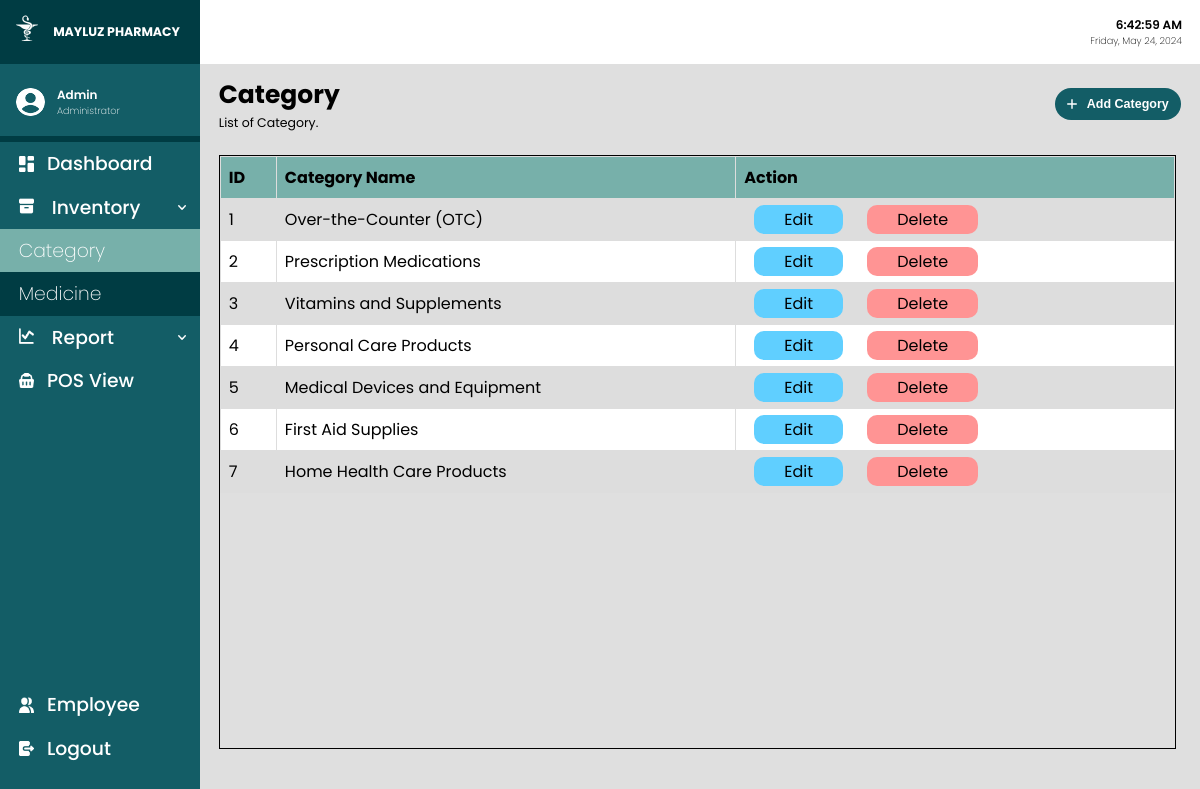
/category.php (signed in), run on the app's committed database.
### tables this page shows
CREATE TABLE `category` (
  `categoryID` int(10) NOT NULL,
  `categoryName` varchar(50) NOT NULL
);

### category.php (the view, shortened to what this page needs)
<?php
include('connect.php');
?>
<!DOCTYPE html>
<html lang="en">
<head>
    <link rel="stylesheet" href="css/main.css">
    <link rel="stylesheet" href="css/global.css">
</head>
<body onload="whenActive()">
    <div class="container">
        <?php include('sidebar.php') ?>
        <div class="main">
            <div class="header">
                <div class="timendate">
                    <p class="datime">00:00:00 AM</p>
                    <p class="dadate">Monday, June 12, 2003</p>
                </div>
            </div>
            <div class="content">
                <div class="directory">
                    <div class="directoryinfo">
                        <h1> Category </h1>
                        <p> List of Category. </p>
                    </div>
                    <div class="addbtn">
                        <button class="addbtn" onclick="addMedicine()"><img src="images/add.svg"> Add Category </button>
                    </div>
                </div>
                <div class="subcontent">
                    <div class="contentTable">
                        <table class="rowNumbers">
                            <tr>
                                <th> ID </th>
                                <th> Category Name </th>
                                <th> Action </th>
                            </tr>
                            <?php
                            $fetchCategory = "SELECT * FROM category";
                            $exec = mysqli_query($conn, $fetchCategory);
                            while ($rowCategory = mysqli_fetch_array($exec)) {
                                echo "<tr>";
                                echo "<td>" . $rowCategory['categoryID'] . "</td>";
                                echo "<td>" . $rowCategory['categoryName'] . "</td>";
                                echo "<td> <a class='editBtn' href='editCategory.php?categoryID=$rowCategory[0]'>Edit</a>
                                <a class='deltBtn' href='delete.php?categoryID=$rowCategory[0]'>Delete</a></td>";
                                echo "</tr>";
                            }
                            ?>
                        </table>
                    </div>
                </div>
            </div>
        </div>
    </div>
</body>
</html>

### sidebar.php (shortened to what this page needs)
<div class="sidebar">
    <div class="sidebarheader">
        <div class="logoheader">
            <img src="images/logo.svg" alt="logo" draggable="false" />
        </div>
        <div class="companyname">
            <a href='dashboard.php'> MAYLUZ PHARMACY </a>
        </div>
    </div>
    <div class="userbox">
        <div class="profileimage">
            <img class="userprofile" src="images/User1.png" alt="profile" draggable="false">
        </div>
        <div class="profilename">
            <div class="usernamebox">
                <p class="username">
                    <?php echo $_SESSION['user'] ?>
                </p>
            </div>
            <p class="userposition">
                <?php echo $_SESSION['position'] ?>
            </p>
        </div>
    </div>
    <div>
        <?php $currentPage = basename($_SERVER['REQUEST_URI']); ?>
        <ul class="sidebar-links">
            <div>
                <li class="nav-link">
                    <a href="dashboard.php" <?php if ($currentPage === "dashboard.php") { ?> class="active-link" <?php } ?>>
                        <img src="images/dashb.png" alt="dashboardIcon">
                        <span class="nav-text"> Dashboard </span>
                    </a>
                </li>
                <li class="nav-link dropdown">
                    <a href="#" class="dropdown-btn">
                        <div>
                            <img src="images/inventory.png" alt="dashboardIcon">
                            <span class="nav-text"> Inventory </span>
                        </div>
                        <img class="dropdownicon" src="images/downnicon2.png">
                    </a>
                    <div class="dropdown-container">
                        <a href="category.php" <?php if ($currentPage === "category.php") { ?> class="active-link" <?php } ?>>Category</a>
                        <a href="medicine.php" <?php if ($currentPage === "medicine.php") { ?> class="active-link" <?php } ?>>Medicine</a>
                    </div>
                </li>
                <li class="nav-link dropdown">
                    <a href="#" class="dropdown-btn">
                        <div>
                            <img src="images/report.png" alt="dashboardIcon">
                            <span class="nav-text"> Report </span>
                        </div>
                        <img class="dropdownicon" src="images/downnicon2.png">
                    </a>
                </li>
                <li class="nav-link">
                    <a href="pos.php">
                        <img src="images/pos.png" alt="dashboardIcon">
                        <span class="nav-text"> POS View </span>
                    </a>
                </li>
            </div>
            <div>
                <li class="nav-link">
                    <a href="employee.php" <?php if ($currentPage === "employee.php") { ?> class="active-link" <?php } ?>>
                        <img src="images/people.png" alt="dashboardIcon">
                        <span class="nav-text"> Employee </span>
                    </a>
                </li>
                <li class="nav-link">
                    <a href="logout.php">
                        <img src="images/logouticon.png" alt="logoutIcon">
                        <span class="nav-text"> Logout </span>
                    </a>
                </li>
            </div>
        </ul>
    </div>
</div>

### css/main.css (style rules this page uses)
.container { display: flex; position: relative; flex-direction: row; width: 100vw; height: 100vh; }
.main { flex-direction: column; background-color: #dfdfdf; width: 100vw; height: 100vh; display: flex; position: relative; }
.header { background-color: #fff; color: black; display: flex; justify-content: space-between; align-items: center; height: 8vh; }
.content { height: 78.06vh; }
.directory { padding-left: 1.5625vw; padding-right: 1.5625vw; padding-top: 0.9895833333333334vw; padding-bottom: 0.9375vw; font-size: 1.0416666666666667vw; display: flex; flex-direction: row; justify-content: space-between; align-items: center; }
.directory .directoryinfo { display: flex; flex-direction: column; }
.directoryinfo h1 { display: flex; flex-direction: row; }
.subcontent { padding-left: 1.5625vw; padding-top: 0.9895833333333334vw; padding-right: 2vw; }
.addbtn { display: flex; flex-direction: row; }
.addbtn button { font-size: 1.0416666666666667vw; font-weight: 600; background-color: #135d66; border: none; padding: 0.78125vw 1.0416666666666667vw; display: flex; align-items: center; border-radius: 1.5625vw; color: white; cursor: pointer; }
.addbtn button img { margin-right: 0.78125vw; width: 0.8291666666666666vw; height: 0.8291666666666666vw; }
.contentTable { overflow-x: hidden; overflow-y: auto; height: 74vh; border: 1px solid black; }
.contentTable table { background-color: white; border-collapse: collapse; width: 100%; }
.contentTable table td, .contentTable table th { padding: 8px; text-align: left; border: 1px solid #dddddd; }
.editBtn, .deltBtn { border-radius: 10px; padding: 3px 30px; margin: 0px 10px; cursor: pointer; border: none; text-decoration: none; color: #000; }
.editBtn { background-color: rgb(96, 207, 255); }
.deltBtn { background-color: rgb(255, 148, 148); }
.contentTable table th { background-color: #77b0aa; position: sticky; top: 0; }
.contentTable table tr:nth-child(even) { background-color: #dddddd; }
.sidebar { background-color: #135d66; color: white; width: 20vw; height: 100vh; display: flex; flex-direction: column; }
.sidebarheader { background-color: #003c43; height: 8vh; cursor: pointer; }
.sidebarheader { position: relative; display: flex; align-items: center; }
.sidebarheader .logoheader img { width: 2.34375vw; height: 2.34375vw; margin-left: 1.0416666666666667vw; margin-right: 1.0416666666666667vw; }
.companyname { font-weight: 700; font-size: 1.0416666666666667vw; }
.companyname a { text-decoration: none; color: #fff; }
.userbox { border-bottom: 0.5208333333333334vw solid #003c43; color: white; padding: 1.5vw 2vh; margin-top: 0.5vh; justify-content: center; align-items: center; user-select: none; }
.userbox, .usernamebox { display: flex; flex-direction: row; }
.sidebar-links { font-size: 1.5625vw; font-weight: 500; height: 78.5vh; display: flex; flex-direction: column; justify-content: space-between; }
.sidebar-links li a { padding: 0.6vw 1.5625vw; color: #fff; text-decoration: none; display: flex; align-items: center; }
.sidebar-links li a img { width: 1.3020833333333333vw; height: 1.3020833333333333vw; margin-right: 1.0416666666666667vw; }
.sidebar-links .dropdown a { justify-content: space-between; width: 90%; }
.sidebar-links .dropdown a .dropdownicon { width: 0.7291666666666666vw; height: 0.4166666666666667vw; }
.dropdown-container { font-weight: 200; background-color: #003c43; display: none; }

### data on the page
category: categoryID "1", categoryName "Over-the-Counter (OTC)"
category: categoryID "2", categoryName "Prescription Medications"
category: categoryID "3", categoryName "Vitamins and Supplements"
category: categoryID "4", categoryName "Personal Care Products"
category: categoryID "5", categoryName "Medical Devices and Equipment"
category: categoryID "6", categoryName "First Aid Supplies"
category: categoryID "7", categoryName "Home Health Care Products"

### other printed values
$_SESSION['user'] "Admin"
$_SESSION['position'] "Administrator"
